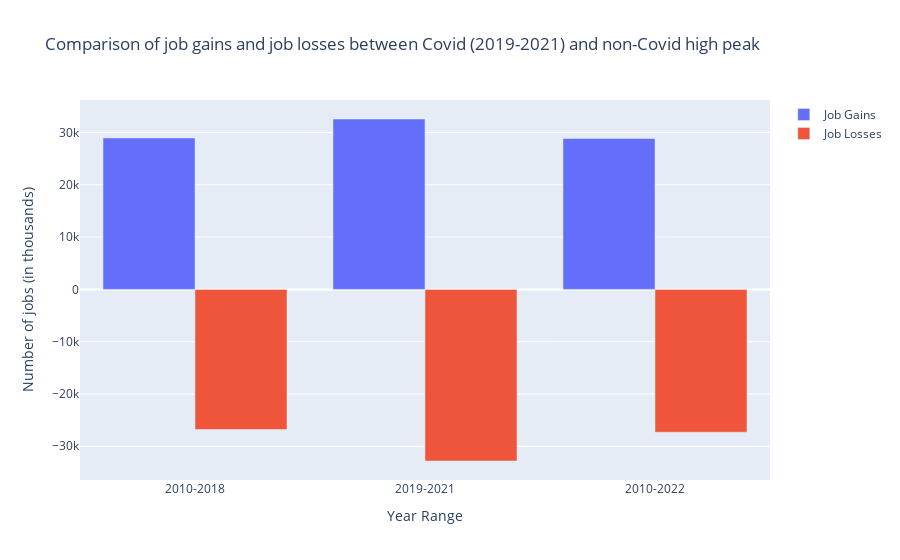

Write notebook code for a chart like this one.
### Code cell
import plotly.graph_objs as go
from plotly.offline import iplot

# Data
x = [ '2010-2018', '2019-2021','2010-2022']
y1 = [mean_gain_wo_covid, mean_gain_covid,mean_gain ]
y2 = [-mean_loss_wo_covid, -mean_loss_covid,-mean_loss]

# Create traces
trace1 = go.Bar(x=x, y=y1, name='Job Gains')
trace2 = go.Bar(x=x, y=y2, name='Job Losses')

# Create layout
layout = go.Layout(title='Comparison of job gains and job losses between Covid (2019-2021) and non-Covid high peak',
                   xaxis={'title': 'Year Range'},
                   yaxis={'title': 'Number of jobs (in thousands)'},
                   hovermode='closest')

# Create figure
fig = go.Figure(data=[trace1, trace2], layout=layout)
pio.write_html(fig, file='fig_plot.html', auto_open=True)
fig.show()
# Show figure
#iplot(fig)

### Figure 1 — Plotly figure (JSON) as saved in the notebook; plotly's stock layout.template omitted (floating-point values rounded to 4 significant figures)
{"data": [{"name": "Job Gains", "type": "bar", "x": ["2010-2018", "2019-2021", "2010-2022"], "y": [28950.0, 32580.0, 28850.0]}, {"name": "Job Losses", "type": "bar", "x": ["2010-2018", "2019-2021", "2010-2022"], "y": [-26800.0, -32820.0, -27316]}], "layout": {"hovermode": "closest", "title": {"text": "Comparison of job gains and job losses between Covid (2019-2021) and non-Covid high peak"}, "xaxis": {"title": {"text": "Year Range"}}, "yaxis": {"title": {"text": "Number of jobs (in thousands)"}}}}
